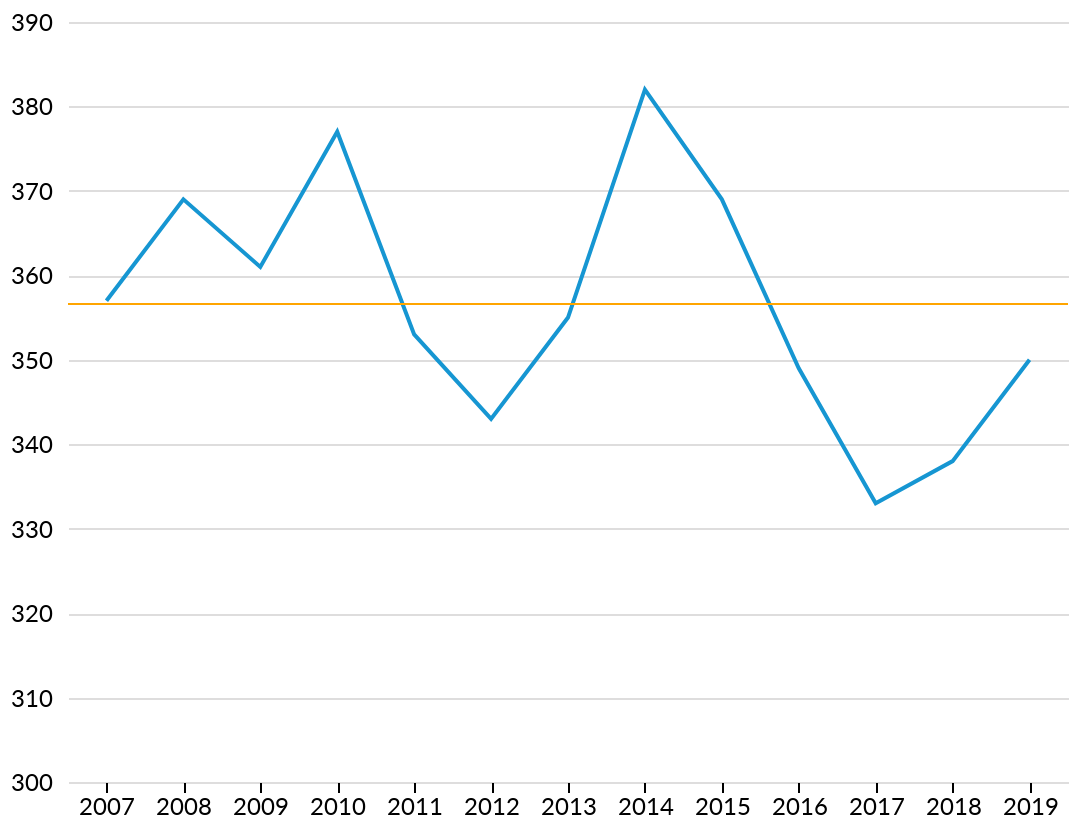

The cell this chart's notebook holds for it:
### Code cell
df_medio_por_ano = df_medio.groupby("ano").agg(
    total=("num_matriculas", "sum"), no_turmas=("index", "count")
)
(
    (
        alt.Chart(df_medio_por_ano.reset_index())
        .mark_line()
        .encode(
            y=alt.Y(
                "total",
                title=None,
                scale=alt.Scale(
                    domain=[
                        df_medio_por_ano.total.min()
                        - (df_medio_por_ano.total.max() - df_medio_por_ano.total.min())
                        / 2,
                        df_medio_por_ano.total.max(),
                    ]
                ),
            ),
            x=alt.X(
                "ano:O",
                title=None,
                axis=alt.Axis(labelAngle=0, domain=False),
            ),
        )
        .properties(
            width=500,
        )
    )
    + alt.Chart(df_medio_por_ano.mean().to_frame().T)
    .mark_line(color="red")
    .encode(y="total")
    + alt.Chart(df_medio_por_ano.mean().to_frame().T)
    .mark_rule(color="orange")
    .encode(y="total")
)

### Figure 1 — Vega-Lite specification as saved in the notebook (floating-point values rounded to 4 significant figures)
{"width": 685, "height": 380, "config": {"title": {"anchor": "start", "fontSize": 18, "font": "Lato", "fontColor": "#000000"}, "axisX": {"domain": true, "domainColor": "#000000", "domainWidth": 1, "grid": false, "labelFontSize": 12, "labelFont": "Lato", "labelAngle": 0, "tickColor": "#000000", "tickSize": 5, "titleFontSize": 12, "titlePadding": 10, "titleFont": "Lato", "title": ""}, "axisY": {"domain": false, "grid": true, "gridColor": "#DEDDDD", "gridWidth": 1, "labelFontSize": 12, "labelFont": "Lato", "labelPadding": 8, "ticks": false, "titleFontSize": 12, "titlePadding": 10, "titleFont": "Lato", "titleAngle": 0, "titleY": -10, "titleX": 18}, "background": "#FFFFFF", "legend": {"labelFontSize": 12, "labelFont": "Lato", "symbolSize": 100, "symbolType": "square", "titleFontSize": 12, "titlePadding": 10, "titleFont": "Lato", "title": "", "orient": "top-left", "offset": 0}, "view": {"stroke": "transparent"}, "range": {"category": ["#1696d2", "#d2d2d2", "#000000", "#fdbf11", "#ec008b", "#55b748", "#5c5859", "#db2b27"], "diverging": ["#cfe8f3", "#a2d4ec", "#73bfe2", "#46abdb", "#1696d2", "#12719e"]}, "area": {"fill": "#1696d2"}, "line": {"color": "#1696d2", "stroke": "#1696d2", "strokewidth": 5}, "trail": {"color": "#1696d2", "stroke": "#1696d2", "strokeWidth": 0, "size": 1}, "path": {"stroke": "#1696d2", "strokeWidth": 0.5}, "point": {"filled": true}, "text": {"font": "Lato", "color": "#1696d2", "fontSize": 11, "align": "right", "fontWeight": 400, "size": 11}, "bar": {"size": 40, "binSpacing": 1, "continuousBandSize": 30, "discreteBandSize": 30, "fill": "#1696d2", "stroke": false}}, "layer": [{"data": {"name": "data-18b2bf274c7f3464a5bcbe4e34cf4761"}, "mark": "line", "encoding": {"x": {"type": "ordinal", "axis": {"domain": false, "labelAngle": 0}, "field": "ano", "title": null}, "y": {"type": "quantitative", "field": "total", "scale": {"domain": [308.5, 382.0]}, "title": null}}, "width": 500}, {"data": {"name": "data-9c30d0f6268e948515706c1c5a6409dc"}, "mark": {"type": "line", "color": "red"}, "encoding": {"y": {"type": "quantitative", "field": "total"}}}, {"data": {"name": "data-9c30d0f6268e948515706c1c5a6409dc"}, "mark": {"type": "rule", "color": "orange"}, "encoding": {"y": {"type": "quantitative", "field": "total"}}}], "$schema": "https://vega.github.io/schema/vega-lite/v4.8.1.json", "datasets": {"data-18b2bf274c7f3464a5bcbe4e34cf4761": [{"ano": 2007, "total": 357.0, "no_turmas": 10}, {"ano": 2008, "total": 369.0, "no_turmas": 10}, {"ano": 2009, "total": 361.0, "no_turmas": 10}, {"ano": 2010, "total": 377.0, "no_turmas": 10}, {"ano": 2011, "total": 353.0, "no_turmas": 10}, {"ano": 2012, "total": 343.0, "no_turmas": 10}, {"ano": 2013, "total": 355.0, "no_turmas": 10}, {"ano": 2014, "total": 382.0, "no_turmas": 10}, {"ano": 2015, "total": 369.0, "no_turmas": 10}, {"ano": 2016, "total": 349.0, "no_turmas": 11}, {"ano": 2017, "total": 333.0, "no_turmas": 10}, {"ano": 2018, "total": 338.0, "no_turmas": 10}, {"ano": 2019, "total": 350.0, "no_turmas": 11}], "data-9c30d0f6268e948515706c1c5a6409dc": [{"total": 356.6, "no_turmas": 10.15}]}}
